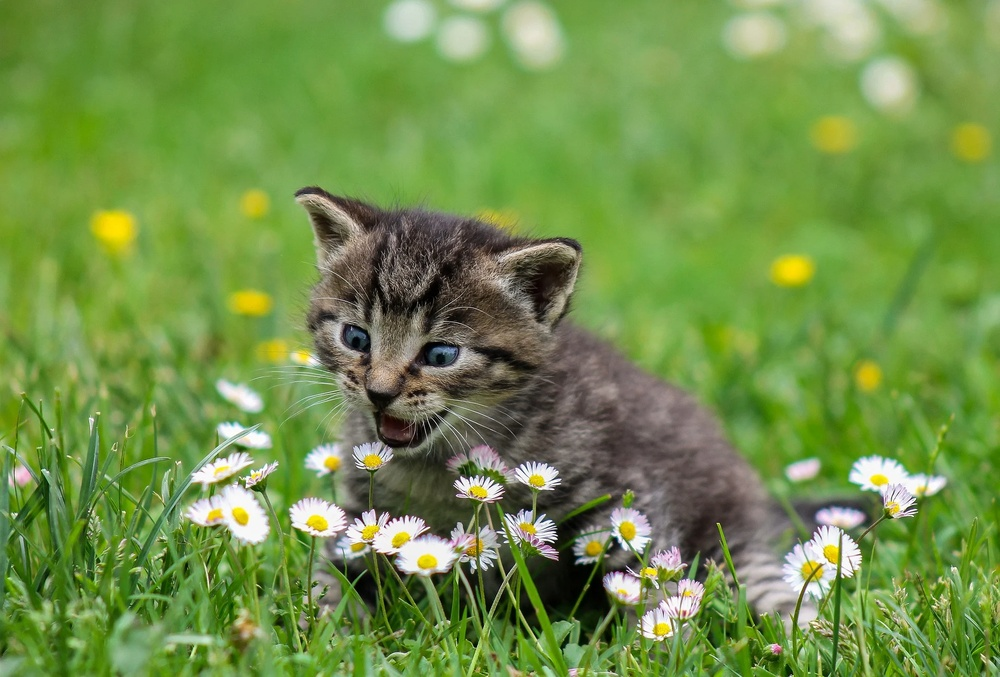
#> input picture kitty.jpg, 1000 x 677 px, shrunk from 1920 x 1299 before the run
$ python image_mod1.py
#> lines starting #> are read from the running program, lines starting #| are printed output that depends on the picture
import numpy as np
import matplotlib.image as mpimg

img = mpimg.imread("kitty.jpg")
#> img is the input picture: shape (677, 1000, 3); mean R, G, B 113.5, 144.4, 73.3
print(type(img))
#| <class 'numpy.ndarray'>
print(img.shape)
#| (677, 1000, 3)

output = img.copy()  # The original image is read-only!
output[:, :, :2] = 0
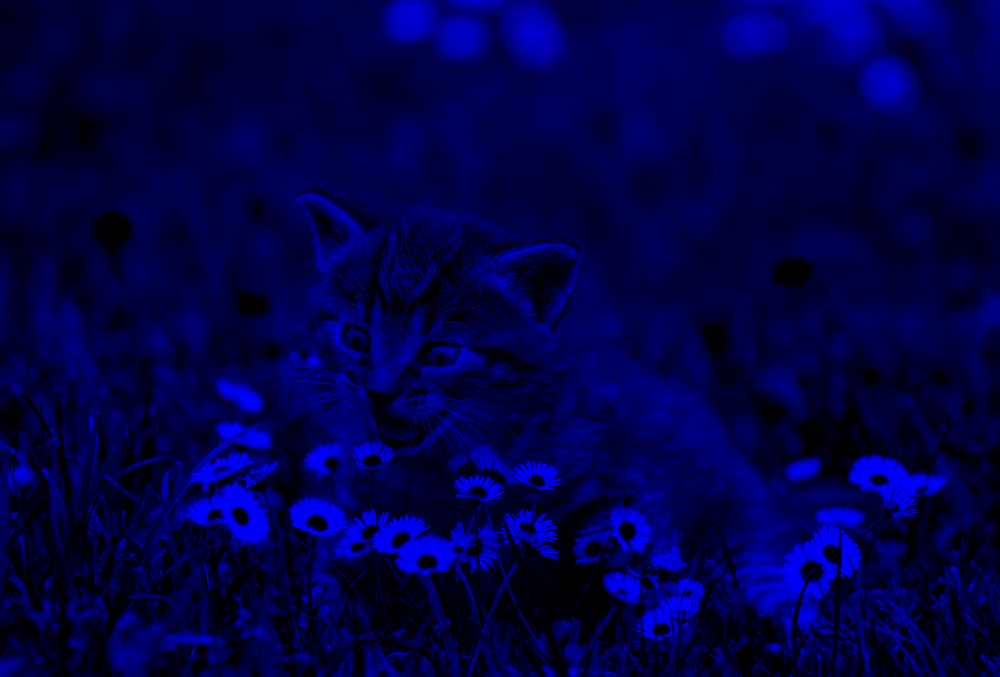
#> output: shape (677, 1000, 3); mean R, G, B 0, 0, 73.3
mpimg.imsave("blue.jpg", output)
